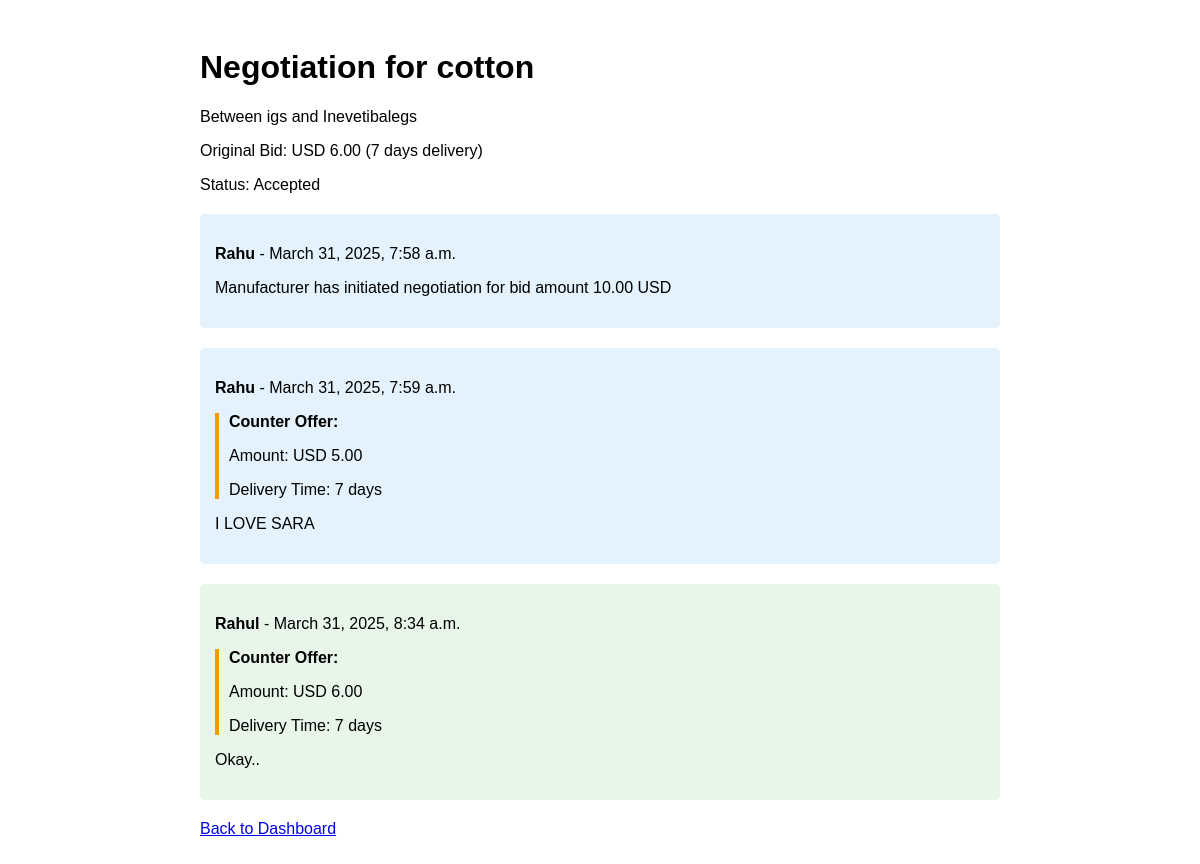
Screenshot of /negotiation/1/ (signed in) with the database file from the repository.
### supplier/models.py (models this page shows, shortened)
class Bid(models.Model):
    supplier = models.ForeignKey('Supplier', on_delete=models.CASCADE)
    quote = models.ForeignKey(QuoteRequest, on_delete=models.CASCADE)
    bid_amount = models.DecimalField(max_digits=10, decimal_places=2)
    delivery_time = models.PositiveIntegerField(help_text="Delivery time in days")
    comments = models.TextField(blank=True)
    submitted_at = models.DateTimeField(auto_now_add=True)
    status = models.CharField(max_length=20, choices=[
        ('submitted', 'Submitted'),
        ('accepted', 'Accepted'),
        ('rejected', 'Rejected')
    ], default='submitted')
    PAYMENT_STATUS_CHOICES = [
        ('pending', 'Pending'),
        ('deposited', 'Deposit Received'),
        ('released', 'Payment Released'),
        ('disputed', 'Disputed'),
    ]
    payment_status = models.CharField(
        max_length=20,
        choices=PAYMENT_STATUS_CHOICES,
        default='pending'
    )
    transaction_hash = models.CharField(max_length=66, blank=True, null=True)

class Supplier(models.Model):
    user = models.OneToOneField(User, on_delete=models.CASCADE)
    first_name = models.CharField(max_length=100)
    last_name = models.CharField(max_length=100)
    company_name = models.CharField(max_length=200)
    city = models.CharField(max_length=100)
    state = models.CharField(max_length=100)
    business_type = models.CharField(max_length=100)
    website = models.URLField(blank=True)
    phone_number = models.CharField(max_length=20)
    key_services = models.TextField()
    wallet_address = models.CharField(max_length=42, blank=True, null=True)

### manufacturer/models.py (models this page shows, shortened)
class QuoteRequest(models.Model):
    STATUS_CHOICES = [
        ('open', 'Open'),
        ('closed', 'Closed'),
        ('awarded', 'Awarded'),
        ('expired', 'Expired'),
    ]
    manufacturer = models.ForeignKey(Manufacturer, on_delete=models.CASCADE)
    product = models.CharField(max_length=200)
    category = models.CharField(max_length=100)
    description = models.TextField()
    deadline = models.DateField()
    quantity = models.DecimalField(max_digits=10, decimal_places=2)
    unit = models.CharField(max_length=20, blank=True)
    annual_volume = models.CharField(max_length=100, blank=True)
    unit_price = models.DecimalField(max_digits=10, decimal_places=2, null=True, blank=True)
    currency = models.CharField(max_length=3, blank=True)
    shipping_terms = models.CharField(max_length=50)
    destination_port = models.CharField(max_length=100, blank=True)
    payment_terms = models.CharField(max_length=50)
    status = models.CharField(max_length=10, choices=STATUS_CHOICES, default='open')
    created_at = models.DateTimeField(auto_now_add=True)
    accepted_bid = models.ForeignKey('supplier.Bid', on_delete=models.SET_NULL, null=True, blank=True)

class Manufacturer(models.Model):
    user = models.OneToOneField('auth.User', on_delete=models.CASCADE)
    first_name = models.CharField(max_length=100)
    last_name = models.CharField(max_length=100)
    company_name = models.CharField(max_length=200)
    city = models.CharField(max_length=100)
    state = models.CharField(max_length=100)
    business_type = models.CharField(max_length=100)
    website = models.URLField(blank=True)
    phone_number = models.CharField(max_length=20)
    key_products = models.TextField()

### negotiation/models.py (models this page shows, shortened)
class Negotiation(models.Model):
    STATUS_CHOICES = [
        ('active', 'Active'),
        ('accepted', 'Accepted'),
        ('rejected', 'Rejected'),
        ('expired', 'Expired'),
    ]
    bid = models.OneToOneField(Bid, on_delete=models.CASCADE, related_name='negotiation')
    status = models.CharField(max_length=10, choices=STATUS_CHOICES, default='active')
    created_at = models.DateTimeField(auto_now_add=True)
    updated_at = models.DateTimeField(auto_now=True)
    expiry_date = models.DateTimeField()

class NegotiationMessage(models.Model):
    negotiation = models.ForeignKey(Negotiation, on_delete=models.CASCADE, related_name='messages')
    sender = models.ForeignKey('auth.User', on_delete=models.CASCADE)
    message = models.TextField()
    counter_amount = models.DecimalField(max_digits=10, decimal_places=2, null=True, blank=True)
    counter_delivery_time = models.PositiveIntegerField(null=True, blank=True)
    created_at = models.DateTimeField(auto_now_add=True)
    is_read = models.BooleanField(default=False)
    class Meta:
        ordering = ['created_at']

### negotiation/views.py (the view)
# urls.py: path('<int:negotiation_id>/', views.view_negotiation, name='view_negotiation'),
@login_required
def view_negotiation(request, negotiation_id):
    negotiation = get_object_or_404(Negotiation, id=negotiation_id)
    bid = negotiation.bid
    if not (request.user == bid.supplier.user or request.user == bid.quote.manufacturer.user):
        messages.error(request, "You don't have permission to view this negotiation")
        return redirect('home')
    negotiation.messages.filter(is_read=False).exclude(sender=request.user).update(is_read=True)
    if request.method == 'POST':
        if request.user == bid.supplier.user:
            form = NegotiationMessageForm(request.POST)
        else:
            form = CounterOfferForm(request.POST)
        if form.is_valid():
            if request.user == bid.supplier.user:
                message = form.save(commit=False)
                message.negotiation = negotiation
                message.sender = request.user
                message.save()
                send_email(
                    subject=f"New Message in Negotiation for {bid.quote.product}",
                    to_email=bid.quote.manufacturer.user.email,
                    template_name="emails/negotiation_message.html",
                    context={
                        'manufacturer': bid.quote.manufacturer,
                        'supplier': bid.supplier,
                        'quote': bid.quote,
                        'bid': bid,
                        'negotiation': negotiation,
                        'message': message
                    }
                )
            else:
                counter_amount = form.cleaned_data['counter_amount']
                counter_delivery_time = form.cleaned_data['counter_delivery_time']
                message_text = form.cleaned_data['message']
                message = NegotiationMessage.objects.create(
                    negotiation=negotiation,
                    sender=request.user,
                    message=message_text or f"Counter offer: {counter_amount} {bid.quote.currency}, Delivery in {counter_delivery_time} days",
                    counter_amount=counter_amount,
                    counter_delivery_time=counter_delivery_time
                )
                send_email(
                    subject=f"Counter Offer Received for {bid.quote.product}",
                    to_email=bid.supplier.user.email,
                    template_name="emails/counter_offer_received.html",
                    context={
                        'supplier': bid.supplier,
                        'manufacturer': bid.quote.manufacturer,
                        'quote': bid.quote,
                        'bid': bid,
                        'negotiation': negotiation,
                        'message': message
                    }
                )
            messages.success(request, 'Message sent successfully!')
            return redirect('view_negotiation', negotiation_id=negotiation.id)
    else:
        if request.user == bid.supplier.user:
            form = NegotiationMessageForm()
        else:
            form = CounterOfferForm()
    context = {
        'negotiation': negotiation,
        'bid': bid,
        'messages': negotiation.messages.all().order_by('created_at'),
        'form': form,
        'is_supplier': request.user == bid.supplier.user,
        'is_manufacturer': request.user == bid.quote.manufacturer.user,
        'now': timezone.now()
    }
    return render(request, 'negotiation/detail.html', context)

### negotiation/templates/negotiation/detail.html (shortened to what this page needs)
<!DOCTYPE html>
<html>
<head>
</head>
<body>
    <div class="container">
        <div class="negotiation-header">
            <h1>Negotiation for {{ bid.quote.product }}</h1>
            <p>Between {{ bid.quote.manufacturer.company_name }} and {{ bid.supplier.company_name }}</p>
            <p>Original Bid: {{ bid.quote.currency }} {{ bid.bid_amount }} ({{ bid.delivery_time }} days delivery)</p>
            <p>Status: {{ negotiation.get_status_display }}</p>
        </div>
        <div class="messages">
            {% for message in messages %}
                <div class="message {% if message.sender == bid.supplier.user %}supplier-message{% else %}manufacturer-message{% endif %} {% if not message.is_read and message.sender != request.user %}unread{% endif %}">
                    <p><strong>{{ message.sender.username }}</strong> - {{ message.created_at }}</p>
                    {% if message.counter_amount %}
                        <div class="counter-offer">
                            <p><strong>Counter Offer:</strong></p>
                            <p>Amount: {{ bid.quote.currency }} {{ message.counter_amount }}</p>
                            <p>Delivery Time: {{ message.counter_delivery_time }} days</p>
                        </div>
                    {% endif %}
                    <p>{{ message.message }}</p>
                </div>
            {% endfor %}
        </div>
        <a href="{% if is_supplier %}{% url 'supplier_dashboard' %}{% else %}{% url 'manufacturer_dashboard' %}{% endif %}">Back to Dashboard</a>
    </div>
</body>
</html>

### negotiation/templates/negotiation/detail.html (style rules this page uses)
body { font-family: Arial; padding: 20px; }
.container { max-width: 800px; margin: 0 auto; }
.message { margin-bottom: 20px; padding: 15px; border-radius: 5px; }
.manufacturer-message { background-color: #e3f2fd; }
.supplier-message { background-color: #e8f5e9; }
.counter-offer { border-left: 4px solid #ff9800; padding-left: 10px; }
.negotiation-header { margin-bottom: 20px; }

### rows the page displays
Bid: quote.product "cotton", quote.manufacturer.company_name "igs", supplier.company_name "Inevetibalegs", quote.currency "USD", bid_amount "6.00", delivery_time "7"
Negotiation: status "Accepted"
NegotiationMessage: sender.username "Rahu", created_at "March 31, 2025, 7:58 a.m.", message "Manufacturer has initiated negotiation for bid amount 10.00 USD"
NegotiationMessage: sender.username "Rahu", created_at "March 31, 2025, 7:59 a.m.", counter_amount "5.00", counter_delivery_time "7", message "I LOVE SARA"
NegotiationMessage: sender.username "Rahul", created_at "March 31, 2025, 8:34 a.m.", counter_amount "6.00", counter_delivery_time "7", message "Okay.."
